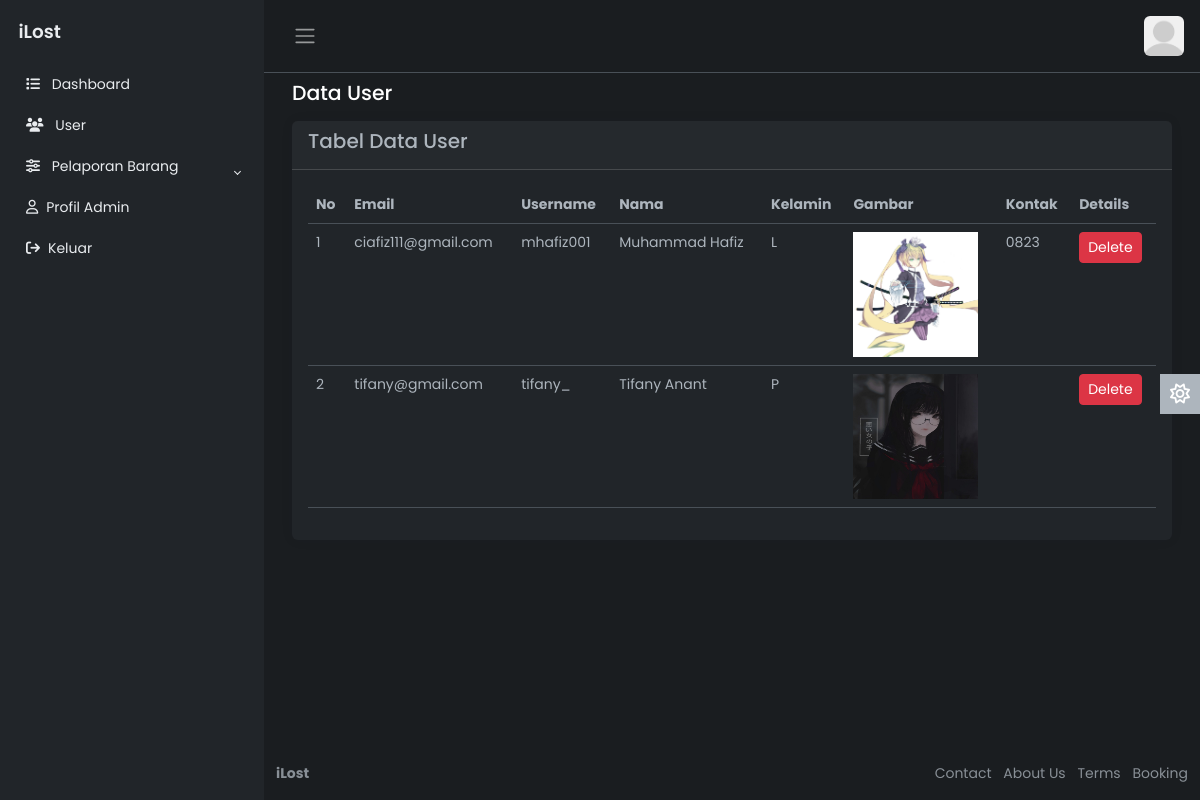
Before: /admin/useradmin.php with the older database file.
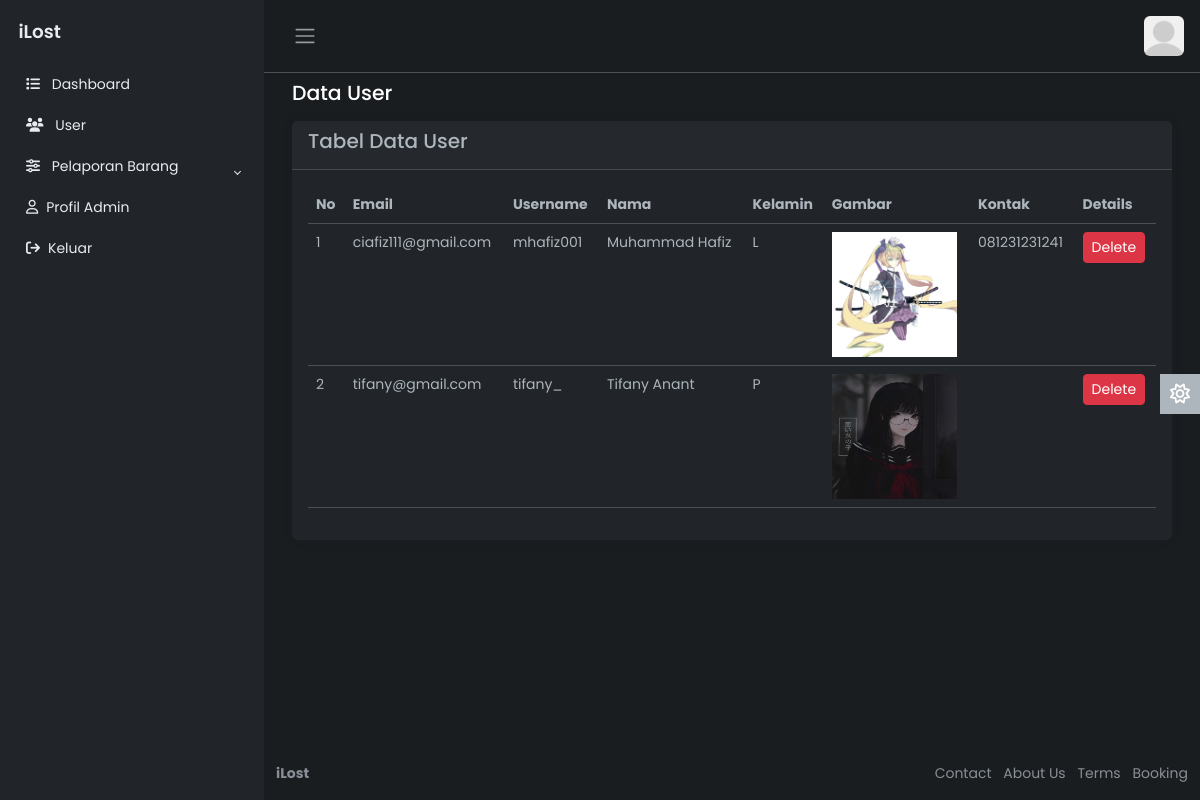
After: the same page with the newer database file.
### tables this page shows
CREATE TABLE `user` (
  `email` varchar(40) NOT NULL,
  `username` varchar(40) DEFAULT NULL,
  `nama` varchar(45) DEFAULT NULL,
  `kelamin` char(1) DEFAULT NULL,
  `password` varchar(255) NOT NULL,
  `gambar` varchar(255) NOT NULL,
  `kontak` varchar(15) DEFAULT NULL
);

### admin/useradmin.php (the view, shortened to what this page needs)
<?php
include('config.php');
$querySelect = "SELECT * FROM user";
$resultSelect = mysqli_query($koneksi, $querySelect);
?>
<!DOCTYPE html>
<html lang="en" data-bs-theme="dark">
<head>
    <link rel="stylesheet" href="https://cdn.jsdelivr.net/npm/bootstrap@5.3.0-alpha2/dist/css/bootstrap.min.css">
    <link rel="stylesheet" href="css/style.css">
</head>
<body>
    <div class="wrapper">
        <?php include "../template/navbar-admin.php"; ?>
        <div class="main">
            <nav class="navbar navbar-expand px-3 border-bottom">
                <button class="btn" id="sidebar-toggle" type="button">
                    <span class="navbar-toggler-icon"></span>
                </button>
                <div class="navbar-collapse navbar">
                    <ul class="navbar-nav">
                        <li class="nav-item dropdown">
                            <a href="#" data-bs-toggle="dropdown" class="nav-icon pe-md-0">
                                <?php
                                $fetch = null;
                                if ($fetch['image'] == null) {
                                    echo '<img src="image/default-avatar.png" class="avatar img-fluid rounded" alt="">';
                                } else {
                                    echo '<img src="uploaded_img/' . $fetch['image'] . '" class="avatar img-fluid rounded" alt="">';
                                }
                                ?>
                            </a>
                        </li>
                    </ul>
                </div>
            </nav>
            <main class="content px-3 py-2">
                <div class="container-fluid">
                    <div class="mb-3">
                        <h4>Data User</h4>
                    </div>
                    <div class="card border-0">
                        <div class="card-header">
                            <h5 class="card-title">
                                Tabel Data User
                            </h5>
                        </div>
                        <div class="card-body">
                            <table class="table">
                                <thead>
                                    <tr>
                                        <th scope="col">No</th>
                                        <th scope="col">Email</th>
                                        <th scope="col">Username</th>
                                        <th scope="col">Nama</th>
                                        <th scope="col">Kelamin</th>
                                        <th scope="col">Gambar</th>
                                        <th scope="col">Kontak</th>
                                        <th scope="col">Details</th>
                                    </tr>
                                </thead>
                                <tbody>
                                    <?php
                                    $no = 1;
                                    while ($row = mysqli_fetch_assoc($resultSelect)) {
                                        echo "<tr>";
                                        echo "<td>" . $no . "</td>";
                                        echo "<td>" . $row['email'] . "</td>";
                                        echo "<td>" . $row['username'] . "</td>";
                                        echo "<td>" . $row['nama'] . "</td>";
                                        echo "<td>" . $row['kelamin'] . "</td>";
                                        echo "<td><img src='/" . basename(dirname(__DIR__)) . "/dist/img/users/" . $row['gambar'] . "' class='img-fluid ' style='width: 125px; height: 125px;' alt=''/></td>";
                                        echo "<td>" . $row['kontak'] . "</td>";
                                        echo "<td><a href='useradmin.php?email=" . $row['email'] . "' class='btn btn-danger btn-sm'>Delete</a></td>";
                                        echo "</tr>";
                                    $no++;
                                    }
                                    ?>
                                </tbody>
                            </table>
                        </div>
                    </div>
                </div>
            </main>
            <a href="#" class="theme-toggle">
                <i class="fa-regular fa-sun"></i>
            </a>
            <footer class="footer">
                <div class="container-fluid">
                    <div class="row text-muted">
                        <div class="col-6 text-start">
                            <p class="mb-0">
                                <a href="#" class="text-muted">
                                    <strong>iLost</strong>
                                </a>
                            </p>
                        </div>
                        <div class="col-6 text-end">
                            <ul class="list-inline">
                                <li class="list-inline-item">
                                    <a href="#" class="text-muted">Contact</a>
                                </li>
                                <li class="list-inline-item">
                                    <a href="#" class="text-muted">About Us</a>
                                </li>
                                <li class="list-inline-item">
                                    <a href="#" class="text-muted">Terms</a>
                                </li>
                                <li class="list-inline-item">
                                    <a href="#" class="text-muted">Booking</a>
                                </li>
                            </ul>
                        </div>
                    </div>
                </div>
            </footer>
        </div>
    </div>
</body>
</html>

### template/navbar-admin.php (shortened to what this page needs)
<aside id="sidebar" class="js-sidebar">
    <div class="h-100">
        <div class="sidebar-logo">
            <a href="index.php">iLost</a>
        </div>
        <ul class="sidebar-nav">
            <li class="sidebar-item">
                <a href="index.php" class="sidebar-link">
                    <i class="fa-solid fa-list pe-2"></i>
                    Dashboard
                </a>
            </li>
            <li class="sidebar-item">
                <a href="useradmin.php" class="sidebar-link">
                    <i class="fa-solid fa-users pe-2"></i>
                    User
                </a>
            </li>
            <li class="sidebar-item">
                <a href="#" class="sidebar-link collapsed" data-bs-target="#posts" data-bs-toggle="collapse"
                    aria-expanded="false"><i class="fa-solid fa-sliders pe-2"></i>
                    Pelaporan Barang
                </a>
            </li>
        </ul>
        <li class="sidebar-item">
            <a href="profil.php" class="sidebar-link"><i class="fa-regular fa-user pe-2"></i>Profil Admin</a>
        </li>
        <li class="sidebar-item">
            <a href="../keluar.php" class="sidebar-link"><i
                    class="fa-solid fa-arrow-right-from-bracket pe-2"></i>Keluar</a>
        </li>
    </div>
</aside>

### admin/css/style.css (style rules this page uses)
body { font-family: 'Poppins', sans-serif; font-size: 0.875rem; opacity: 1; overflow-y: scroll; margin: 0; }
a { cursor: pointer; text-decoration: none; font-family: 'Poppins', sans-serif; }
li { list-style: none; }
h4 { font-family: 'Poppins', sans-serif; font-size: 1.275rem; color: var(--bs-emphasis-color); }
.wrapper { align-items: stretch; display: flex; width: 100%; }
#sidebar { max-width: 264px; min-width: 264px; background: var(--bs-dark); transition: all 0.35s ease-in-out; }
.main { display: flex; flex-direction: column; min-height: 100vh; min-width: 0; overflow: hidden; transition: all 0.35s ease-in-out; width: 100%; background: var(--bs-dark-bg-subtle); }
.sidebar-logo { padding: 1.15rem; }
.sidebar-logo a { color: #e9ecef; font-size: 1.15rem; font-weight: 600; }
.sidebar-nav { flex-grow: 1; list-style: none; margin-bottom: 0; padding-left: 0; margin-left: 0; }
a.sidebar-link { padding: .625rem 1.625rem; color: #e9ecef; position: relative; display: block; font-size: 0.875rem; }
.sidebar-link[data-bs-toggle="collapse"]::after { border: solid; border-width: 0 .075rem .075rem 0; content: ""; display: inline-block; padding: 2px; position: absolute; right: 1.5rem; top: 1.4rem; transform: rotate(-135deg); transition: all .2s ease-out; }
.sidebar-link[data-bs-toggle="collapse"].collapsed::after { transform: rotate(45deg); transition: all .2s ease-out; }
.avatar { height: 40px; width: 40px; }
.navbar-expand .navbar-nav { margin-left: auto; }
.content { flex: 1; max-width: 100vw; width: 100vw; }
@media (min-width:768px) { .content { max-width: auto; width: auto; } }
.card { box-shadow: 0 0 .875rem 0 rgba(34, 46, 60, .05); margin-bottom: 24px; }
.theme-toggle { position: fixed; top: 50%; transform: translateY(-65%); text-align: center; z-index: 10; right: 0; left: auto; border: none; background-color: var(--bs-body-color); }
html[data-bs-theme="dark"] .theme-toggle .fa-sun, html[data-bs-theme="light"] .theme-toggle .fa-moon { cursor: pointer; padding: 10px; display: block; font-size: 1.25rem; color: #FFF; }

Changed rows visible on the page:
changed user "ciafiz111@gmail.com": kontak "0823" → "081231231241"
